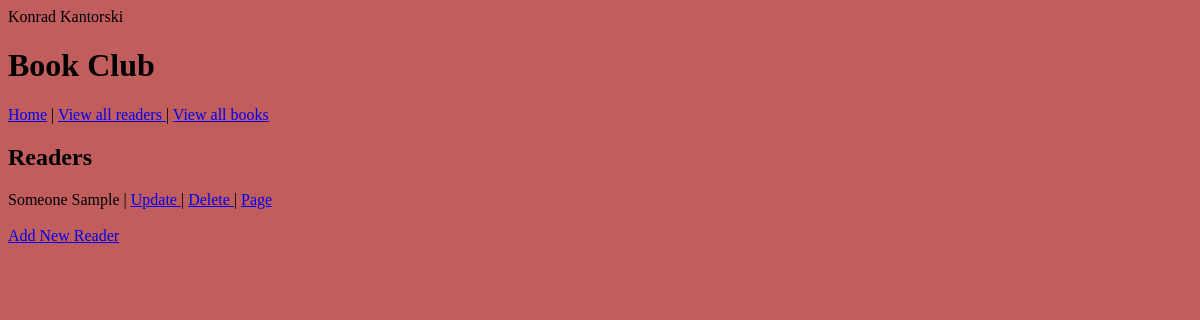
/view-readers, run on an earlier commit of the app's database.
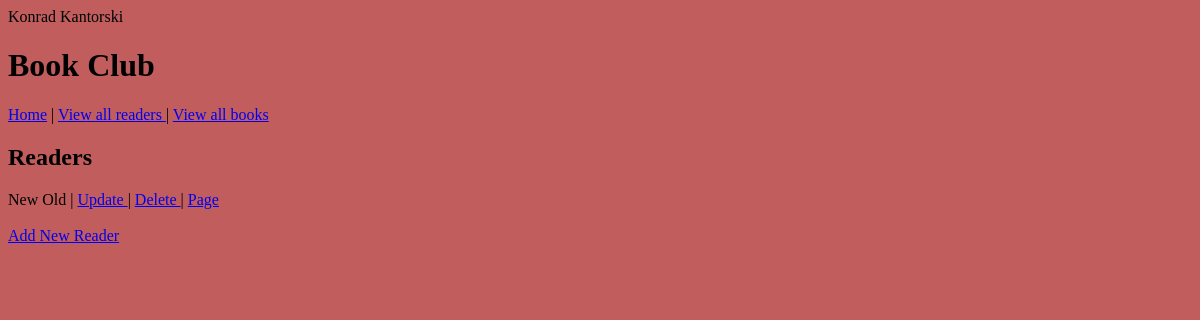
And on a later commit of the database.
### application/models.py (models this page shows)
class Reader(db.Model):
    rid = db.Column(db.Integer, primary_key=True)
    forename = db.Column(db.String(30), nullable=False)
    surname = db.Column(db.String(30), nullable=False)
    books = db.relationship('Book', backref='reader')
    def __str__(self):
        return f"{self.forename} {self.surname} "

### application/routes.py (the view)
@app.route('/view-readers')
def view_all_readers():
    readers = Reader.query.order_by(Reader.forename).all()
    return render_template('view_all_readers.html', readers=list(readers))

### application/templates/view_all_readers.html
{% extends 'layout.html' %}
{% block body %}
        <h2>Readers</h2>
        {% if not readers %}
        <p>There are currently no readers</p>
        {% else %}
        {% for reader in readers %}
        {{ reader.__str__() }}  | <a href="{{ url_for('update_reader', id=reader.rid) }}"> Update </a> | <a href="{{ url_for('delete_reader', id=reader.rid) }}"> Delete </a> | <a href="{{ url_for('get_reader_by_id', id=reader.rid) }}">Page</a><br>
        <br>
        {% endfor %}
        {% endif %}
        <a href="{{ url_for('create_reader') }}"> Add New Reader </a>
{% endblock body %}

### application/templates/layout.html (shortened to what this page needs)
<html>
    <head>
    </head>
    <body style="background-color:rgb(193, 93, 93); font-family:calibri;">
        <h1>Book Club</h1>
        <a href="{{ url_for('index') }}">Home</a> | <a href="{{ url_for('view_all_readers') }}">View all readers </a>| <a href="{{ url_for('view_all_books') }}">View all books </a>
        {% block body %}
        {% endblock body %}
    </body>
</html>

What changed in the data, as far as the page shows it:
removed Reader: __str__ "Someone Sample"
added Reader: __str__ "New Old"
